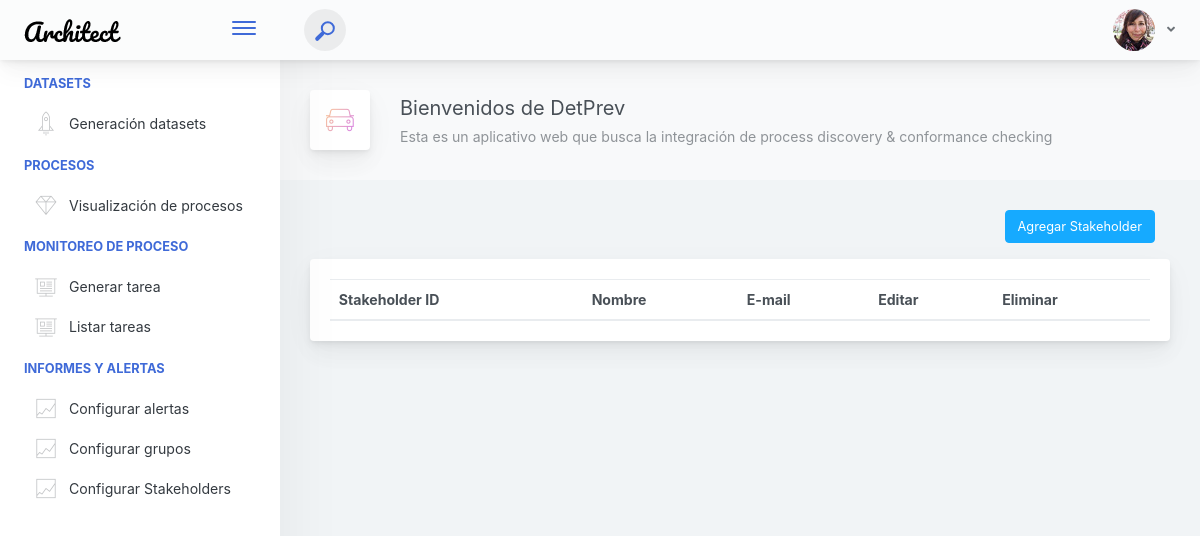
Before: /stakeholder/ (signed in) with the older database file.
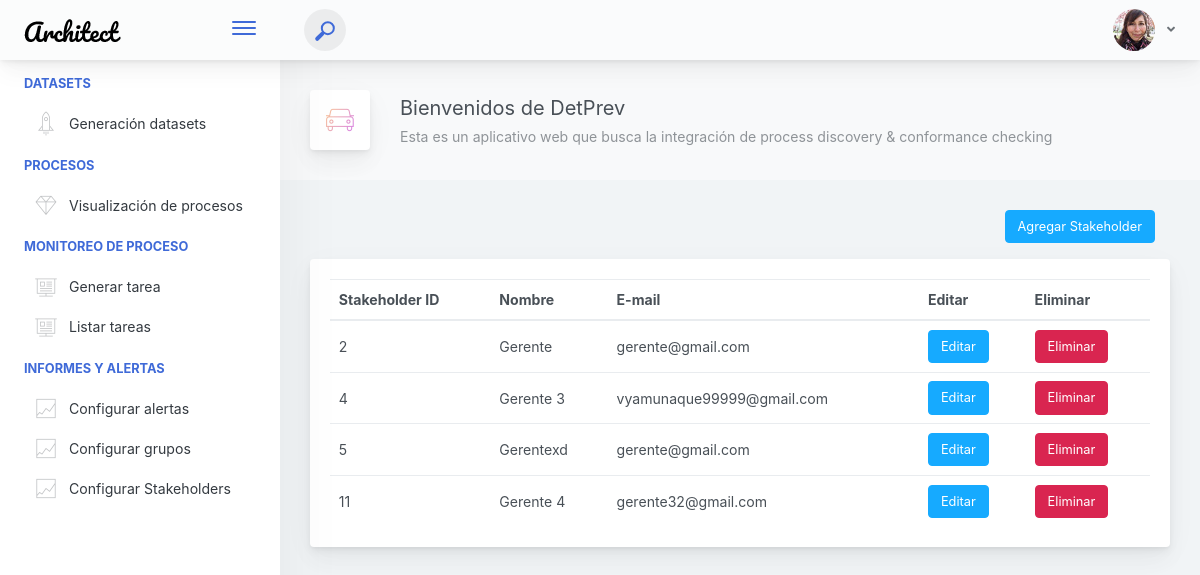
After: the same page with the newer database file.
### main/models.py (models this page shows, shortened)
class Stakeholder(models.Model):
    name=models.CharField(max_length=50)
    email=models.EmailField()

### main/views.py (the view)
# urls.py: path('stakeholder/',stakeholder_view),
@login_required
def stakeholder_view(request):
    if request.method == 'GET':
        stakeholders = Stakeholder.objects.all()
        context = {'stakeholders': stakeholders}
        return render(request, 'stakeholder_view.html', context)

### main/templates/stakeholder_view.html
{% extends "base.html" %}
{% load static %}
{% block content %}
<div class="col" align="right">
    <form action="/stakeholder/create_or_update">
        <button type="submit" class="btn btn-info mb-3">Agregar Stakeholder</button>
    </form>
</div>
<div class="main-card mb-3 card">
    <div class="card-body">
        <table class="mb-0 table" style="overflow-x:auto;">
            <thead>
                <tr>
                    <th>Stakeholder ID</th>
                    <th>Nombre</th>
                    <th>E-mail</th>
                    <th>Editar</th>
                    <th>Eliminar</th>
                </tr>
            </thead>
            <tbody>
                {% for item in stakeholders %}
                <tr>
                    <td>{{item.id}}</td>
                    <td>{{item.name}}</td>
                    <td>{{item.email}}</td>
                    <td>
                        <form action="/stakeholder/create_or_update/{{item.id}}" method="get"><button type="submit"
                                class="btn btn-info">Editar</button></form>
                    </td>
                    <td>
                        <form action="/stakeholder/delete/{{item.id}}/" method="post">{% csrf_token %}
                            <button type="submit" class="btn btn-danger">Eliminar</button>
                        </form>
                    </td>
                </tr>
                {% endfor %}
            </tbody>
        </table>
    </div>
</div>
{% endblock %}

Changed rows visible on the page:
added Stakeholder: id "2", name "Gerente", email "gerente@gmail.com"
added Stakeholder: id "4", name "Gerente 3", email "vyamunaque99999@gmail.com"
added Stakeholder: id "5", name "Gerentexd", email "gerente@gmail.com"
added Stakeholder: id "11", name "Gerente 4", email "gerente32@gmail.com"
